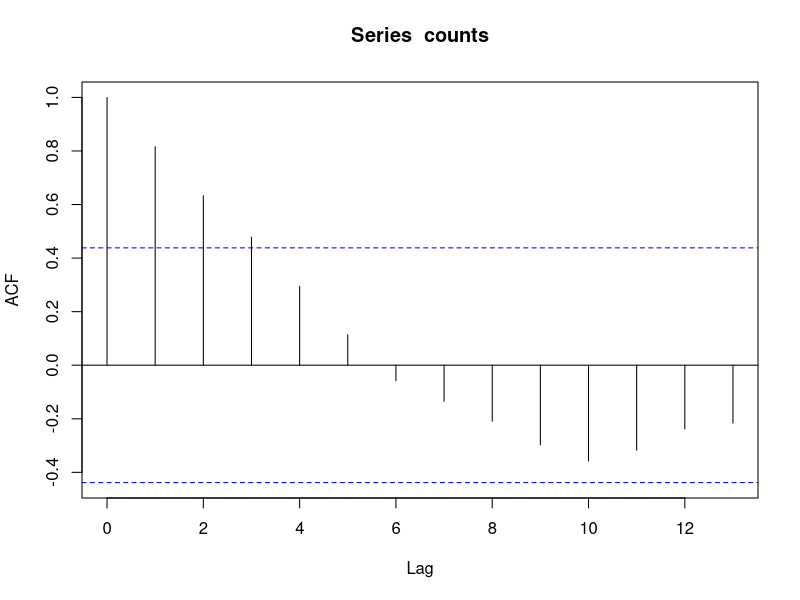
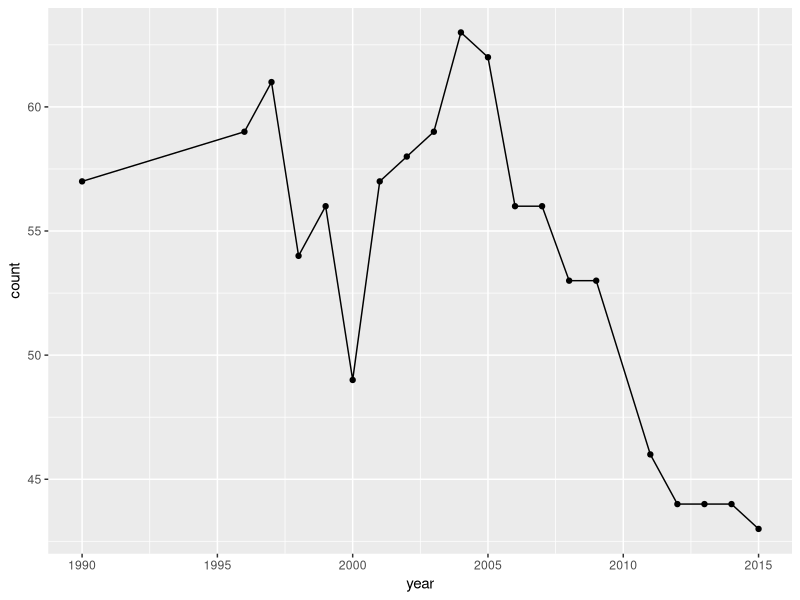

Write the R code that produced these figures, in order.
library(ggplot2)
stats <- read.csv("./data/lab1.csv")
counts <- as.numeric(stats$count)
temp <- table(as.vector(counts))

avrg <- mean(counts)
mode <- names(temp)[temp == max(temp)]
mdn <- median(counts)
dsp <- var(counts)
acf(counts)

ggplot(data=stats, aes(x=year, y=count)) + geom_line() + geom_point()